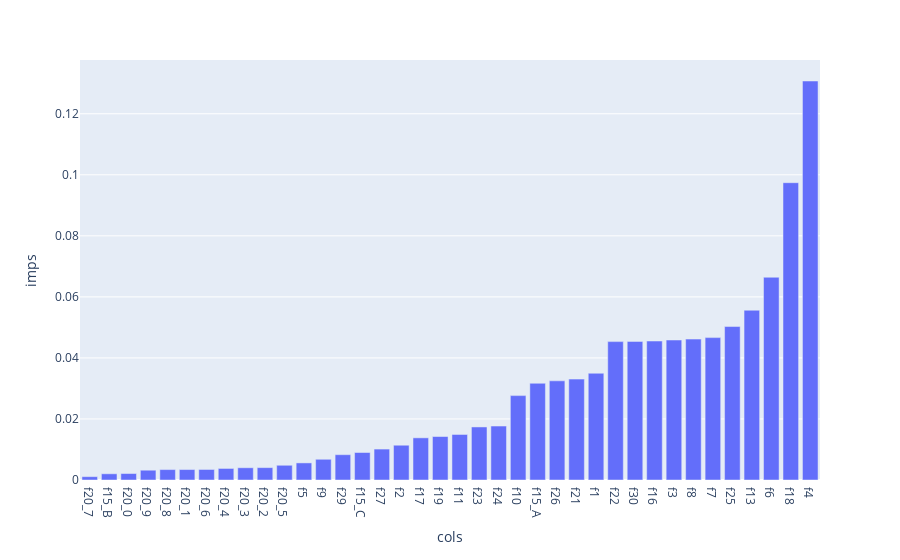

The notebook cell this image was saved under:
### Code cell
col_sorted_by_importance=rf.feature_importances_.argsort()
feat_imp=pd.DataFrame({
    'cols':X_train.columns[col_sorted_by_importance],
    'imps':rf.feature_importances_[col_sorted_by_importance]
})

import plotly_express as px
px.bar(feat_imp, x='cols', y='imps')

### Figure 1 — Plotly figure (JSON) as saved in the notebook; plotly's stock layout.template omitted (floating-point values rounded to 4 significant figures)
{"data": [{"alignmentgroup": "True", "hovertemplate": "cols=%{x}<br>imps=%{y}<extra></extra>", "legendgroup": "", "marker": {"color": "#636efa"}, "name": "", "offsetgroup": "", "orientation": "v", "showlegend": false, "textposition": "auto", "type": "bar", "x": ["f20_7", "f15_B", "f20_0", "f20_9", "f20_8", "f20_1", "f20_6", "f20_4", "f20_3", "f20_2", "f20_5", "f5", "f9", "f29", "f15_C", "f27", "f2", "f17", "f19", "f11", "f23", "f24", "f10", "f15_A", "f26", "f21", "f1", "f22", "f30", "f16", "f3", "f8", "f7", "f25", "f13", "f6", "f18", "f4"], "xaxis": "x", "y": [0.00109, 0.002034, 0.002116, 0.003211, 0.003413, 0.003424, 0.003451, 0.003783, 0.004011, 0.004056, 0.004827, 0.005602, 0.006788, 0.008292, 0.00901, 0.01014, 0.01139, 0.01382, 0.01424, 0.01492, 0.01738, 0.01767, 0.02765, 0.03169, 0.03249, 0.03305, 0.03497, 0.04534, 0.04541, 0.04554, 0.04587, 0.04617, 0.04666, 0.05028, 0.05563, 0.06644, 0.09741, 0.1307], "yaxis": "y"}], "layout": {"barmode": "relative", "legend": {"tracegroupgap": 0}, "margin": {"t": 60}, "xaxis": {"anchor": "y", "domain": [0, 1], "title": {"text": "cols"}}, "yaxis": {"anchor": "x", "domain": [0, 1], "title": {"text": "imps"}}}}
